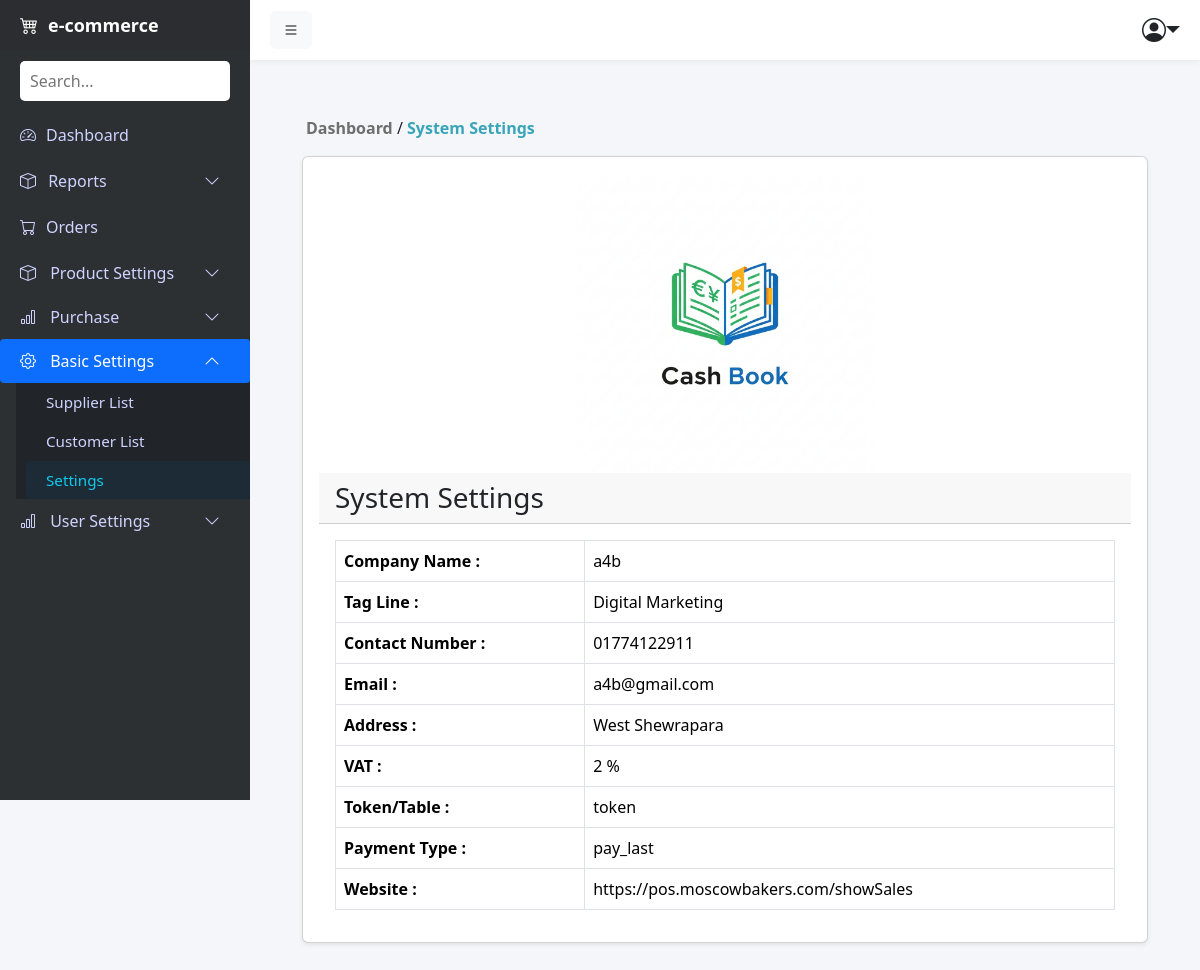
The app's page /settings/list/ (signed in) with its own data.
### products/models.py (models this page shows, shortened)
class SystemSettings(models.Model):
    company_name = models.CharField(max_length=100)
    tagline = models.CharField(max_length=100)
    logo = models.ImageField(upload_to='logos/', blank=True, null=True)
    mobile = models.CharField(max_length=20)
    email = models.EmailField()
    address = models.TextField()
    vat = models.PositiveIntegerField()
    token_or_table = models.CharField(max_length=100)
    payment_type = models.CharField(max_length=100)
    website = models.CharField(max_length=100)

### products/views.py (the view)
# urls.py: path('settings/list/', views.settings_list, name='settings_list'),
@login_required(login_url='/login/')
def settings_list(request):
    settings_instance = SystemSettings.objects.first()
    return render(request, 'settings/setting_list.html', {'settings': settings_instance})

### products/context_processors.py (called while the page is built)
def wishlist_count(request):
    if request.user.is_authenticated:
        count = Wishlist.objects.filter(user=request.user).count()
    else:
        if not request.session.session_key:
            request.session.create()
        count = Wishlist.objects.filter(
            session_key=request.session.session_key
        ).count()
    return {"wishlist_count": count}

### products/templates/settings/setting_list.html (shortened to what this page needs)
{% extends 'base.html' %}
{% block content %}
<div class="text m-3">
    <a href="{% url 'admin_dashboard' %}" style="text-decoration: none; color: #6e6e6e;"><b> Dashboard</b></a>
     /
    <span style="color: #39a5b8;"><b>System Settings</b></span>
</div>
<div class="container">
    <div class="card shadow-sm">
        <div class="card-body">
            <div class="images justify-content-center d-flex">
                {% if settings.logo %}
                <img src="{{ settings.logo.url }}" alt="Company Logo" style="height:300px; width:300px;">
                {% endif %}
            </div>
            <div class="card-header d-flex justify-content-between">
                <h3 class="mb-0">System Settings</h3>
            </div>
            {% if settings %}
            <div class="card-body p-3">
                <table class="table table-bordered mb-0">
                    <tr><th>Company Name :</th><td>{{ settings.company_name }}</td></tr>
                    <tr><th>Tag Line :</th><td>{{ settings.tagline }}</td></tr>
                    <tr><th>Contact Number :</th><td>{{ settings.mobile }}</td></tr>
                    <tr><th>Email :</th><td>{{ settings.email }}</td></tr>
                    <tr><th>Address :</th><td>{{ settings.address }}</td></tr>
                    <tr><th>VAT :</th><td>{{ settings.vat }} %</td></tr>
                    <tr><th>Token/Table :</th><td>{{ settings.token_or_table }}</td></tr>
                    <tr><th>Payment Type :</th><td>{{ settings.payment_type }}</td></tr>
                    <tr><th>Website :</th><td>{{ settings.website }}</td></tr>
                </table>
            </div>
            {% else %}
                <div class="card-body text-center text-muted">
                    No settings found. Please create system settings.
                </div>
            {% endif %}
        </div>
    </div>
</div>
{% endblock %}

### static/css/nav.css (style rules this page uses)
body { overflow-x: hidden; background: #f5f6fa; font-family: 'Segoe UI', sans-serif; }

### records on screen
SystemSettings: logo (picture), company_name "a4b", tagline "Digital Marketing", mobile "01774122911", email "a4b@gmail.com", address "West Shewrapara", vat "2", token_or_table "token", payment_type "pay_last", website "https://pos.moscowbakers.com/showSales"
